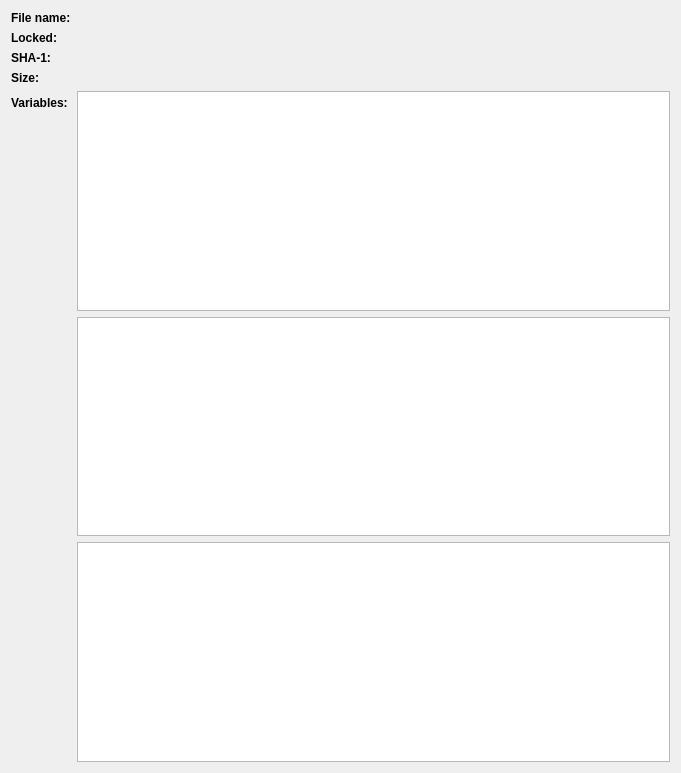
<?xml version="1.0" encoding="UTF-8"?>
<ui version="4.0">
 <class>MappingViewWidget</class>
 <widget class="QWidget" name="MappingViewWidget">
  <property name="geometry">
   <rect>
    <x>0</x>
    <y>0</y>
    <width>681</width>
    <height>773</height>
   </rect>
  </property>
  <layout class="QFormLayout">
   <item row="0" column="0">
    <widget class="QLabel" name="fileNameLabel">
     <property name="font">
      <font>
       <weight>75</weight>
       <bold>true</bold>
      </font>
     </property>
     <property name="text">
      <string>File name:</string>
     </property>
    </widget>
   </item>
   <item row="0" column="1">
    <widget class="QLabel" name="fileNameValue">
     <property name="text">
      <string/>
     </property>
    </widget>
   </item>
   <item row="1" column="0">
    <widget class="QLabel" name="lockedLabel">
     <property name="font">
      <font>
       <weight>75</weight>
       <bold>true</bold>
      </font>
     </property>
     <property name="text">
      <string>Locked:</string>
     </property>
    </widget>
   </item>
   <item row="1" column="1">
    <widget class="QLabel" name="lockedValue">
     <property name="text">
      <string/>
     </property>
    </widget>
   </item>
   <item row="2" column="0">
    <widget class="QLabel" name="sha1Label">
     <property name="font">
      <font>
       <weight>75</weight>
       <bold>true</bold>
      </font>
     </property>
     <property name="text">
      <string>SHA-1:</string>
     </property>
    </widget>
   </item>
   <item row="2" column="1">
    <widget class="QLabel" name="sha1Value">
     <property name="text">
      <string/>
     </property>
    </widget>
   </item>
   <item row="3" column="0">
    <widget class="QLabel" name="sizeLabel">
     <property name="font">
      <font>
       <weight>75</weight>
       <bold>true</bold>
      </font>
     </property>
     <property name="text">
      <string>Size:</string>
     </property>
    </widget>
   </item>
   <item row="3" column="1">
    <widget class="QLabel" name="sizeValue">
     <property name="text">
      <string/>
     </property>
    </widget>
   </item>
   <item row="4" column="0">
    <widget class="QLabel" name="variablesLabel">
     <property name="font">
      <font>
       <weight>75</weight>
       <bold>true</bold>
      </font>
     </property>
     <property name="mouseTracking">
      <bool>false</bool>
     </property>
     <property name="text">
      <string>Variables:</string>
     </property>
    </widget>
   </item>
   <item row="4" column="1">
    <widget class="QListView" name="variablesList"/>
   </item>
   <item row="6" column="1">
    <widget class="QTableView" name="mappingTable"/>
   </item>
   <item row="5" column="1">
    <widget class="QListView" name="outputList"/>
   </item>
  </layout>
 </widget>
 <resources/>
 <connections/>
</ui>
